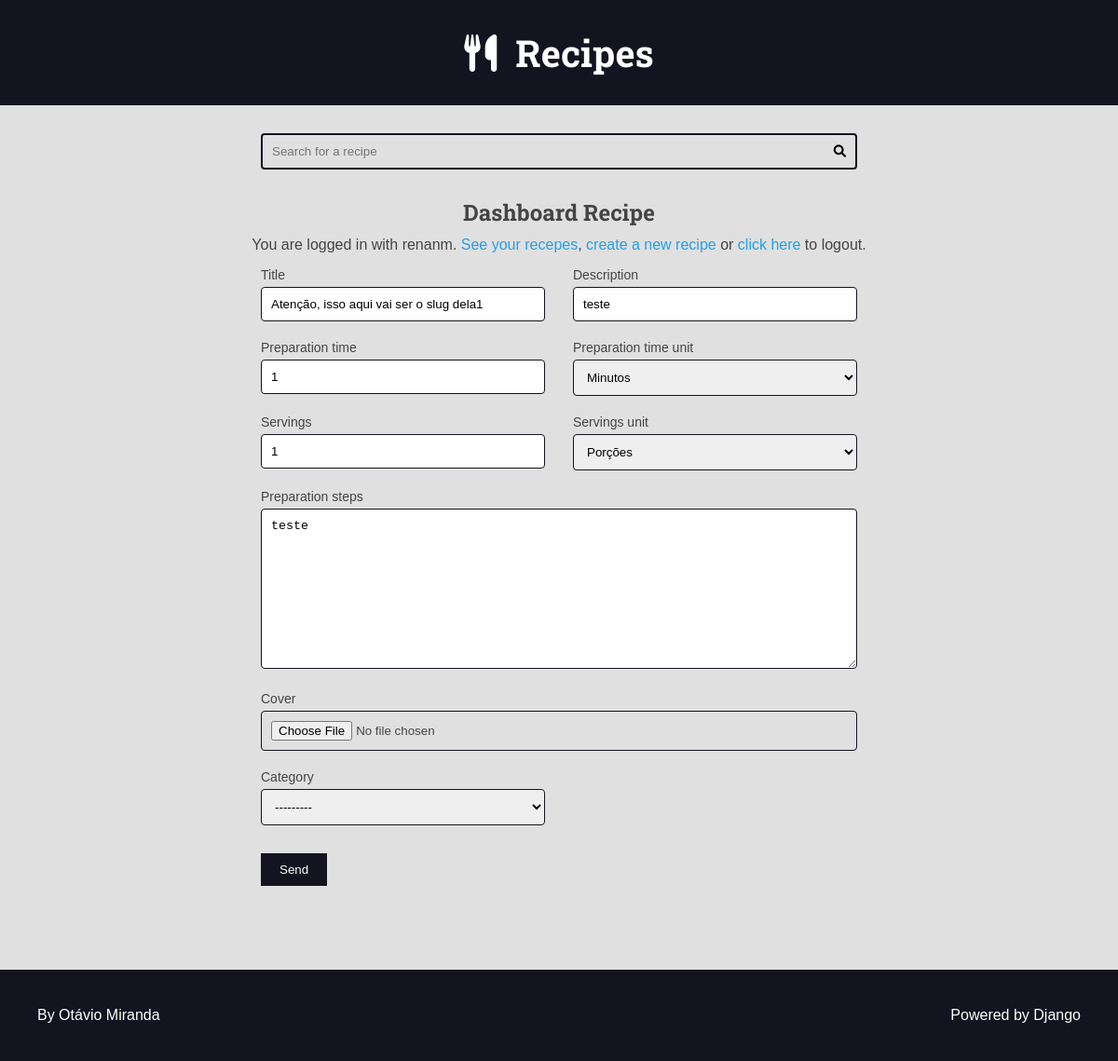
Before: /authors/dashboard/recipe/1039/edit/ (signed in) with the older database file.
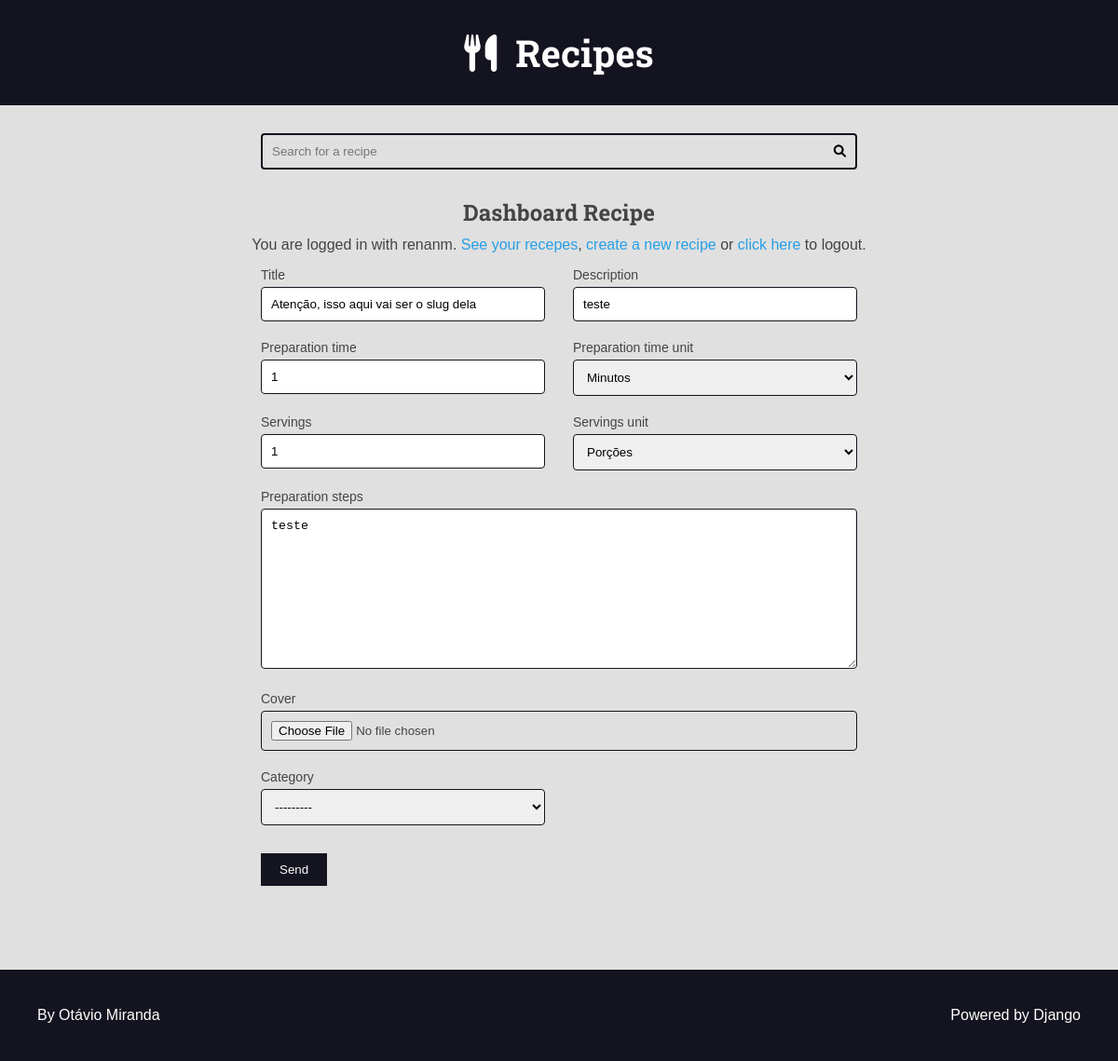
After: the same page with the newer database file.
### recipes/models.py (models this page shows, shortened)
class Recipe(models.Model):
    title = models.CharField(max_length=65)
    description = models.CharField(max_length=165)
    slug = models.SlugField(unique=True)
    preparation_time = models.IntegerField()
    preparation_time_unit = models.CharField(max_length=65)
    servings = models.IntegerField()
    servings_unit = models.CharField(max_length=65)
    preparation_steps = models.TextField()
    preparation_step_is_html = models.BooleanField(default=False)
    created_at = models.DateTimeField(auto_now_add=True)
    updated_at = models.DateTimeField(auto_now=True)
    is_published = models.BooleanField(default=False)
    cover = models.ImageField(
        upload_to='recipes/covers/%Y/%m/%d/', blank=True, default='')
    category = models.ForeignKey(
        Category, on_delete=models.SET_NULL, null=True, blank=True, default=None,
    )
    author = models.ForeignKey(
        User, on_delete=models.SET_NULL, null=True
    )

### authors/views/dashboard_recipe.py (the view, shortened to what this page needs)
@method_decorator(
    login_required(login_url='authors:login', redirect_field_name='next'),
    name='dispatch'
)
class DashboardRecipe(View):
    def __init__(self, *args, **kwargs):
        super().__init__(*args, **kwargs)
    def setup(self, *args, **kwargs):
        return super().setup(*args, **kwargs)
    def dispatch(self, *args, **kwargs):
        return super().dispatch(*args, **kwargs)
    def get_recipe(self, id=None):
        recipe = None
        if id is not None:
            recipe = Recipe.objects.filter(
                is_published=False,
                author=self.request.user,
                pk=id,
            ).first()
            if not recipe:
                raise Http404()
        return recipe
    def render_recipe(self, form):
        return render(
            self.request,
            'authors/pages/dashboard_recipe.html',
            context={
                'form': form,
            }
        )
    def get(self, request, id=None):
        recipe = self.get_recipe(id)
        form = AuthorRecipeForm(instance=recipe)
        return self.render_recipe(form)

### authors/forms/recipe_form.py (shortened to what this page needs)
class AuthorRecipeForm(forms.ModelForm):
    def __init__(self, *args, **kwargs):
        super().__init__(*args, **kwargs)
        self._my_error = defaultdict(list)
        add_attr(self.fields.get('preparation_steps'), 'class', 'span-2')
    class Meta:
        model = Recipe
        fields = (
            'title',
            'description',
            'preparation_time',
            'preparation_time_unit',
            'servings',
            'servings_unit',
            'preparation_steps',
            'cover',
            'category',
        )
        widgets = {
            'cover': forms.FileInput(
                attrs={
                    'class': 'span-2'
                }
            ),
            'servings_unit': forms.Select(
                choices=(
                    ('Porções', 'Porções'),  # (Value, Display)
                    ('Pedaçõs', 'Pedaçõs'),
                    ('Pessoas', 'Pessoas'),
                ),
            ),
            'preparation_time_unit': forms.Select(
                choices=(
                    ('Minutos', 'Minutos'),
                    ('Horas', 'Horas'),
                ),
            ),
        }

### authors/templates/authors/pages/dashboard_recipe.html (shortened to what this page needs)
{% extends 'global/base.html' %}
{% block content %}
  <div class="main-content center container">
    <h2>Dashboard Recipe</h2>
    {% include 'authors/partials/login_message.html' %}
    <div class="left">
      {% include 'global/partials/form.html' %}
    </div>
  </div>
{% endblock content %}

### base_templates/global/partials/form.html (shortened to what this page needs)
<div class="main-content container">
  <form class="main-form" action="{{ form_action }}" method="POST" enctype="multipart/form-data">
    <div class="form-content form-content-grid">
      {% for field in form %}
      <div class="form-group {{ field.field.widget.attrs.class }}">
        <label for="{{ field.id_for_label }}">{{ field.label }}</label>
        {{ field }}
      </div>
      {% endfor %}
    </div>
    <div class="form-content form-content-grid">
      <div class="form-group">
        <button type="submit">Send</button>
      </div>
    </div>
  </form>
</div>

Changed rows visible on the page:
changed Recipe "teste": title "Atenção, isso aqui vai ser o slug dela1" → "Atenção, isso aqui vai ser o slug dela"
